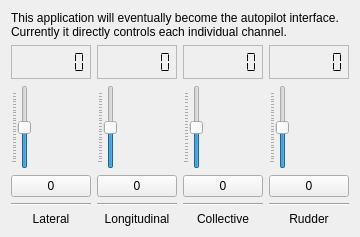
          <widget class="QWidget" name="tab">
           <attribute name="title">
            <string>Manual Controls</string>
           </attribute>
           <layout class="QHBoxLayout" name="horizontalLayout_3">
            <item>
             <layout class="QVBoxLayout" name="verticalLayout_4">
              <item>
               <widget class="QLabel" name="label">
                <property name="palette">
                 <palette>
                  <active/>
                  <inactive/>
                  <disabled/>
                 </palette>
                </property>
                <property name="styleSheet">
                 <string notr="true">gridline-color: qlineargradient(spread:pad, x1:0, y1:0, x2:1, y2:0, stop:0 rgba(0, 0, 0, 255), stop:1 rgba(255, 255, 255, 255));</string>
                </property>
                <property name="text">
                 <string>This application will eventually become the autopilot interface. Currently it directly controls each individual channel.</string>
                </property>
                <property name="textFormat">
                 <enum>Qt::RichText</enum>
                </property>
                <property name="wordWrap">
                 <bool>true</bool>
                </property>
               </widget>
              </item>
              <item>
               <layout class="QHBoxLayout" name="horizontalLayout">
                <item>
                 <layout class="QVBoxLayout" name="verticalLayout_2">
                  <item>
                   <widget class="QLCDNumber" name="Lcd_2">
                    <property name="minimumSize">
                     <size>
                      <width>0</width>
                      <height>34</height>
                     </size>
                    </property>
                    <property name="styleSheet">
                     <string notr="true">border-color: rgb(0, 255, 0);
border-color: rgb(0, 255, 0);</string>
                    </property>
                    <property name="frameShape">
                     <enum>QFrame::StyledPanel</enum>
                    </property>
                    <property name="frameShadow">
                     <enum>QFrame::Plain</enum>
                    </property>
                    <property name="smallDecimalPoint">
                     <bool>true</bool>
                    </property>
                    <property name="numDigits">
                     <number>6</number>
                    </property>
                    <property name="mode">
                     <enum>QLCDNumber::Dec</enum>
                    </property>
                    <property name="segmentStyle">
                     <enum>QLCDNumber::Flat</enum>
                    </property>
                   </widget>
                  </item>
                  <item>
                   <widget class="QSlider" name="lateralSlider">
                    <property name="sizePolicy">
                     <sizepolicy hsizetype="Fixed" vsizetype="Expanding">
                      <horstretch>0</horstretch>
                      <verstretch>0</verstretch>
                     </sizepolicy>
                    </property>
                    <property name="minimum">
                     <number>-127</number>
                    </property>
                    <property name="maximum">
                     <number>128</number>
                    </property>
                    <property name="singleStep">
                     <number>10</number>
                    </property>
                    <property name="pageStep">
                     <number>100</number>
                    </property>
                    <property name="value">
                     <number>0</number>
                    </property>
                    <property name="sliderPosition">
                     <number>0</number>
                    </property>
                    <property name="tracking">
                     <bool>true</bool>
                    </property>
                    <property name="orientation">
                     <enum>Qt::Vertical</enum>
                    </property>
                    <property name="tickPosition">
                     <enum>QSlider::TicksAbove</enum>
                    </property>
                   </widget>
                  </item>
                  <item>
                   <widget class="QPushButton" name="latZeroBtn">
                    <property name="text">
                     <string>0</string>
                    </property>
                   </widget>
                  </item>
                  <item>
                   <widget class="Line" name="line_4">
                    <property name="orientation">
                     <enum>Qt::Horizontal</enum>
                    </property>
                   </widget>
                  </item>
                  <item>
                   <widget class="QLabel" name="label_3">
                    <property name="text">
                     <string>Lateral</string>
                    </property>
                    <property name="alignment">
                     <set>Qt::AlignCenter</set>
                    </property>
                   </widget>
                  </item>
                 </layout>
                </item>
                <item>
                 <layout class="QVBoxLayout" name="verticalLayout_6">
                  <item>
                   <widget class="QLCDNumber" name="Lcd_6">
                    <property name="minimumSize">
                     <size>
                      <width>0</width>
                      <height>34</height>
                     </size>
                    </property>
                    <property name="styleSheet">
                     <string notr="true">border-color: rgb(0, 255, 0);
border-color: rgb(0, 255, 0);</string>
                    </property>
                    <property name="frameShape">
                     <enum>QFrame::StyledPanel</enum>
                    </property>
                    <property name="frameShadow">
                     <enum>QFrame::Plain</enum>
                    </property>
                    <property name="smallDecimalPoint">
                     <bool>true</bool>
                    </property>
                    <property name="numDigits">
                     <number>6</number>
                    </property>
                    <property name="mode">
                     <enum>QLCDNumber::Dec</enum>
                    </property>
                    <property name="segmentStyle">
                     <enum>QLCDNumber::Flat</enum>
                    </property>
                   </widget>
                  </item>
                  <item>
                   <widget class="QSlider" name="longitudinalSlider">
                    <property name="minimum">
                     <number>-127</number>
                    </property>
                    <property name="maximum">
                     <number>128</number>
                    </property>
                    <property name="singleStep">
                     <number>10</number>
                    </property>
                    <property name="pageStep">
                     <number>100</number>
                    </property>
                    <property name="value">
                     <number>0</number>
                    </property>
                    <property name="sliderPosition">
                     <number>0</number>
                    </property>
                    <property name="tracking">
                     <bool>true</bool>
                    </property>
                    <property name="orientation">
                     <enum>Qt::Vertical</enum>
                    </property>
                    <property name="tickPosition">
                     <enum>QSlider::TicksAbove</enum>
                    </property>
                   </widget>
                  </item>
                  <item>
                   <widget class="QPushButton" name="lonZeroBtn">
                    <property name="text">
                     <string>0</string>
                    </property>
                   </widget>
                  </item>
                  <item>
                   <widget class="Line" name="line_6">
                    <property name="orientation">
                     <enum>Qt::Horizontal</enum>
                    </property>
                   </widget>
                  </item>
                  <item>
                   <widget class="QLabel" name="label_7">
                    <property name="text">
                     <string>Longitudinal</string>
                    </property>
                    <property name="alignment">
                     <set>Qt::AlignCenter</set>
                    </property>
                   </widget>
                  </item>
                 </layout>
                </item>
                <item>
                 <layout class="QVBoxLayout" name="verticalLayout_3">
                  <item>
                   <widget class="QLCDNumber" name="Lcd_3">
                    <property name="minimumSize">
                     <size>
                      <width>0</width>
                      <height>34</height>
                     </size>
                    </property>
                    <property name="styleSheet">
                     <string notr="true">border-color: rgb(0, 255, 0);
border-color: rgb(0, 255, 0);</string>
                    </property>
                    <property name="frameShape">
                     <enum>QFrame::StyledPanel</enum>
                    </property>
                    <property name="frameShadow">
                     <enum>QFrame::Plain</enum>
                    </property>
                    <property name="smallDecimalPoint">
                     <bool>true</bool>
                    </property>
                    <property name="numDigits">
                     <number>6</number>
                    </property>
                    <property name="mode">
                     <enum>QLCDNumber::Dec</enum>
                    </property>
                    <property name="segmentStyle">
                     <enum>QLCDNumber::Flat</enum>
                    </property>
                   </widget>
                  </item>
                  <item>
                   <widget class="QSlider" name="collectiveSlider">
                    <property name="minimum">
                     <number>-112</number>
                    </property>
                    <property name="maximum">
                     <number>112</number>
                    </property>
                    <property name="singleStep">
                     <number>10</number>
                    </property>
                    <property name="pageStep">
                     <number>100</number>
                    </property>
                    <property name="value">
                     <number>0</number>
                    </property>
                    <property name="sliderPosition">
                     <number>0</number>
                    </property>
                    <property name="tracking">
                     <bool>true</bool>
                    </property>
                    <property name="orientation">
                     <enum>Qt::Vertical</enum>
                    </property>
                    <property name="tickPosition">
                     <enum>QSlider::TicksAbove</enum>
                    </property>
                   </widget>
                  </item>
                  <item>
                   <widget class="QPushButton" name="colZeroBtn">
                    <property name="text">
                     <string>0</string>
                    </property>
                   </widget>
                  </item>
                  <item>
                   <widget class="Line" name="line_7">
                    <property name="orientation">
                     <enum>Qt::Horizontal</enum>
                    </property>
                   </widget>
                  </item>
                  <item>
                   <widget class="QLabel" name="col_label">
                    <property name="text">
                     <string>Collective</string>
                    </property>
                    <property name="alignment">
                     <set>Qt::AlignCenter</set>
                    </property>
                   </widget>
                  </item>
                 </layout>
                </item>
                <item>
                 <layout class="QVBoxLayout" name="verticalLayout">
                  <item>
                   <widget class="QLCDNumber" name="Lcd_4">
                    <property name="minimumSize">
                     <size>
                      <width>0</width>
                      <height>34</height>
                     </size>
                    </property>
                    <property name="styleSheet">
                     <string notr="true">border-color: rgb(0, 255, 0);
border-color: rgb(0, 255, 0);</string>
                    </property>
                    <property name="frameShape">
                     <enum>QFrame::StyledPanel</enum>
                    </property>
                    <property name="frameShadow">
                     <enum>QFrame::Plain</enum>
                    </property>
                    <property name="smallDecimalPoint">
                     <bool>true</bool>
                    </property>
                    <property name="numDigits">
                     <number>6</number>
                    </property>
                    <property name="mode">
                     <enum>QLCDNumber::Dec</enum>
                    </property>
                    <property name="segmentStyle">
                     <enum>QLCDNumber::Flat</enum>
                    </property>
                   </widget>
                  </item>
                  <item>
                   <widget class="QSlider" name="rudderSlider">
                    <property name="minimum">
                     <number>-127</number>
                    </property>
                    <property name="maximum">
                     <number>128</number>
                    </property>
                    <property name="singleStep">
                     <number>10</number>
                    </property>
                    <property name="pageStep">
                     <number>100</number>
                    </property>
                    <property name="value">
                     <number>0</number>
                    </property>
                    <property name="sliderPosition">
                     <number>0</number>
                    </property>
                    <property name="tracking">
                     <bool>true</bool>
                    </property>
                    <property name="orientation">
                     <enum>Qt::Vertical</enum>
                    </property>
                    <property name="tickPosition">
                     <enum>QSlider::TicksAbove</enum>
                    </property>
                   </widget>
                  </item>
                  <item>
                   <widget class="QPushButton" name="rudZeroBtn">
                    <property name="text">
                     <string>0</string>
                    </property>
                   </widget>
                  </item>
                  <item>
                   <widget class="Line" name="line_8">
                    <property name="orientation">
                     <enum>Qt::Horizontal</enum>
                    </property>
                   </widget>
                  </item>
                  <item>
                   <widget class="QLabel" name="label_5">
                    <property name="text">
                     <string>Rudder</string>
                    </property>
                    <property name="alignment">
                     <set>Qt::AlignCenter</set>
                    </property>
                   </widget>
                  </item>
                 </layout>
                </item>
               </layout>
              </item>
             </layout>
            </item>
           </layout>
          </widget>
